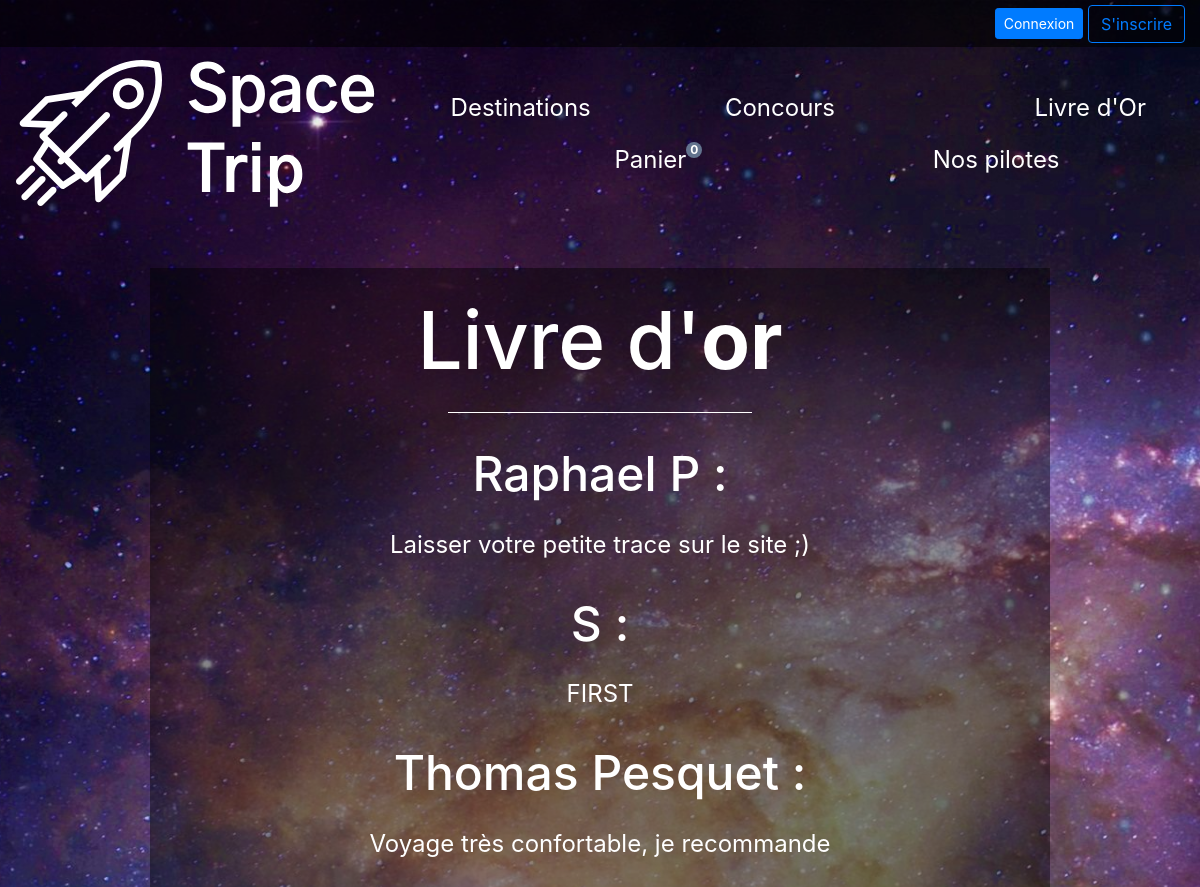
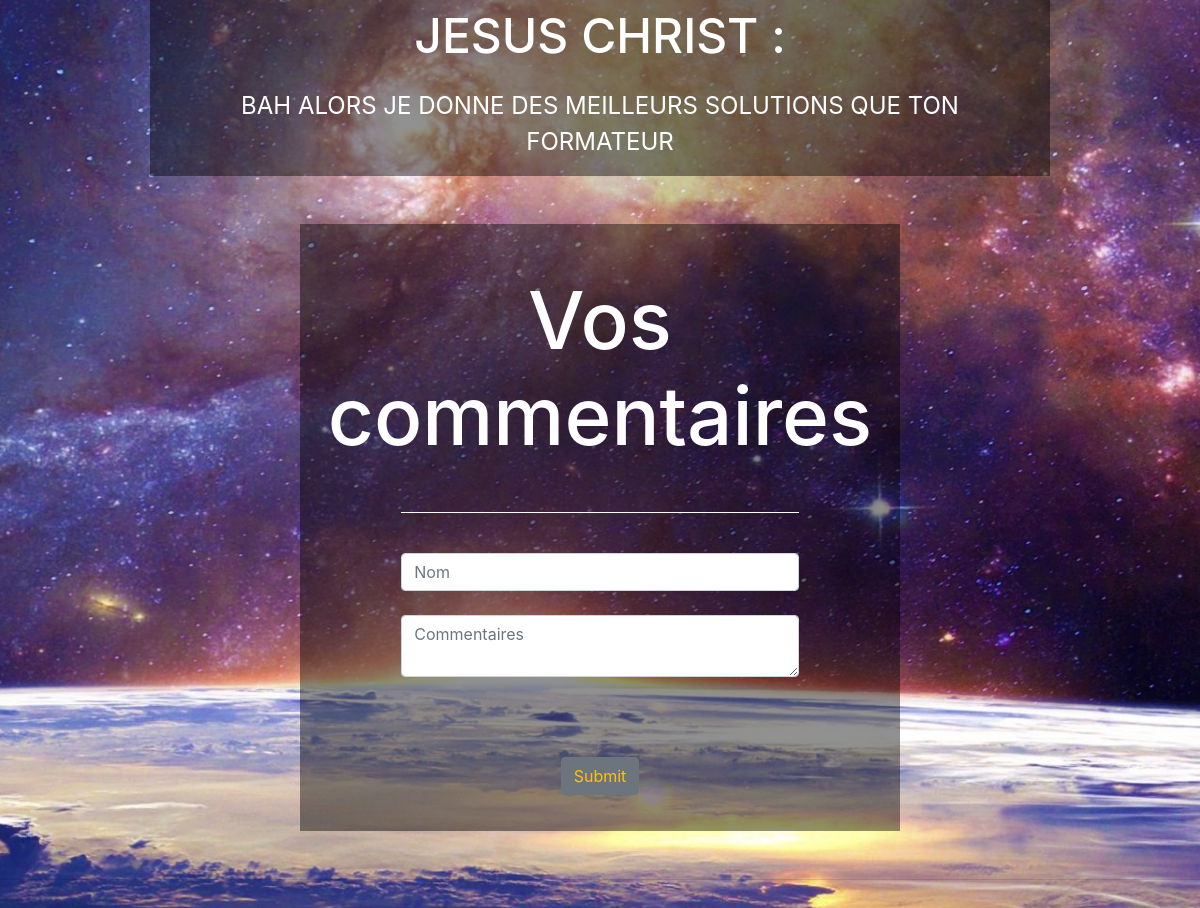
The page /livredor.php on the database its author committed (2 pictures, top to bottom).
### tables this page shows
CREATE TABLE IF NOT EXISTS `livredor` (
  `id` int(11) NOT NULL AUTO_INCREMENT,
  `nom` varchar(255) NOT NULL,
  `commentaire` text NOT NULL,
  PRIMARY KEY (`id`)
);

### livredor.php (the view, shortened to what this page needs)
<!DOCTYPE html>
<html lang="fr">
<head>
    <link rel="stylesheet" href="https://maxcdn.bootstrapcdn.com/bootstrap/4.5.2/css/bootstrap.min.css">
    <link rel="stylesheet" href="CSS/style2.css">
</head>
<body>
    <?php
    require 'headerDB.php';
    $reponse = $bdd->query('SELECT * FROM livredor');
    ?>
    <?php include("header.php") ?>
    <div class="row d-flex justify-content-center w-75 mx-auto">
        <div class=" h-40 mt-5 container-fluid pt-4 blackB">
            <div class="row">
                <h1 class="col text-center h1r">Livre d'<strong>or</strong></h1>
            </div>
            <hr class='hr1'>
            <?php while ($donnees = $reponse->fetch()) {
                echo "<div class='row pt-3'>";
                echo "<h3 class='col text-center'>" . $donnees['nom'] . " : </h3>";
                echo "</div>";
                echo "<div class='row pt-3'>";
                echo "<p class='col text-center'>" . $donnees['commentaire'] . "</p>";
                echo "</div>";
            }
            ?>
        </div>
    </div>
    <div class="row my-5 d-flex justify-content-center w-75 mx-auto">
        <div class="container blackB col-xl-8 col-lg-12 h-50 align-self-center">
            <h1 class="text-center text-white h-25 my-5">Vos commentaires</h1>
            <hr class="hr3">
            <div class="row w-75 mx-auto h-50">
                <div class="col-12">
                    <form action="livredor.php" method="POST">
                        <div>
                            <input type="text" class="form-control" name="nom" id="depart" placeholder="Nom">
                        </div>
                        <div>
                            <textarea class="form-control" id="date" name="commentaire" placeholder="Commentaires"></textarea>
                        </div><br>
                        <div class="row pt-3 pb-3">
                            <div class="col text-center butenvoie">
                                <input type="submit" class="btn btn-secondary text-warning"></input>
                            </div>
                        </div>
                    </form>
                </div>
            </div>
        </div>
    </div>
    <?php include("footer.php") ?>
</body>
</html>

### header.php (shortened to what this page needs)
<header>
    <?php
    if (isset($_SESSION["panier"])) {
        $totalquantity = count($_SESSION["panier"]);
    } else {
        $totalquantity = 0;
    }
    ?>
    <div class="bs-example headerco">
    <div class="container-fluid">
        <div class="row">
            <div class="col-md-12 text-right">
                <input class="btn btn-primary btn-sm mt-2 mb-2" type="button" value="Connexion" onclick="window.location.href='login.php'"></input>
                <input class="btn btn-outline-primary" type="button" value="S'inscrire" onclick="window.location.href='register.php'"></input>
            </div>
        </div>
    </div>
    </div>
    <nav class="navbar navbar-expand-md  navbar-dark">
        <a class="navbar-brand" href="index.php"><img src="IMG/logo.svg" alt="Logo" id="img_logo"></a>
        <div class="collapse navbar-collapse d-md-flex flex-column" id="collapsibleNavbar">
            <ul class="col navbar-nav" id="navbar_espace">
                <li class="col-4 nav-item text-center">
                    <a class="nav-link text-white" href="destinations.php">Destinations</a>
                </li>
                <li class="col-4 nav-item text-center">
                    <a class="nav-link text-white" href="concours.php">Concours</a>
                </li>
                <li class="col-4 nav-item text-right">
                    <a class="nav-link text-white" href="livredor.php">Livre d'Or</a>
                </li>
            </ul>
            <ul class="col navbar-nav m-0">
                <li class="col-8 nav-item">
                    <a class="nav-link text-center text-white" href="addpanier.php">Panier<span id="pastille"><?php echo $totalquantity; ?></span></a>
                </li>
                <li class="col-3 nav-item">
                    <a class="nav-link text-white" href="pilote.php">Nos pilotes</a>
                </li>
            </ul>
</header>

### footer.php (shortened to what this page needs)
<footer>
    <hr>
</footer>

### CSS/style2.css (style rules this page uses)
html, body { height: 100%; width: 100%; }
body { background-image: url('../IMG/galaxy-3608029.jpeg'); color: none; background-repeat: no-repeat; background-attachment: fixed; background-size: cover; background-position: center; overflow-x: hidden; }
.blackB { background-color: rgba(0, 0, 0, 0.431); }
.nav-item { background-color: transparent; }
footer { background-image: linear-gradient(rgba(255, 255, 255, 0.4), rgba(0, 0, 0, 1.5)), }
.hr1 { margin-top: 1rem; margin-bottom: 1rem; border: 0; border-top: 1px solid; color: white; width: 35%; }
.hr3 { margin-top: 1rem; margin-bottom: 1rem; border: 0; border-top: 1px solid; color: white; width: 70%; }
.butenvoie { padding-top: 40px; padding-bottom: 20px; }
p, ul, li { color: #fff; font-size: 1.5rem; }
h1 { color: #fff; font-size: 2rem; }
h3 { color: #fff; font-size: 2.5rem; }
#img_logo { width: 100%; }
@media (min-width: 768px) { h1 { font-size: 2.5rem; } }
h3 { font-size: 1rem; }
@media (min-width: 992px) { h1 { font-size: 3rem; } }
@media (min-width: 992px) { h3 { font-size: 3rem; } }
@media (min-width: 1200px) { h1 { font-size: 5rem; } }
@media (min-width: 1200px) { h3 { font-size: 3rem; } }
#pastille { display: inline-block; text-align: center; background-color: #63748e; border-radius: 50%; color: #fff; font-size: 12px; line-height: 16px; width: 16px; height: 16px; font-weight: 700; position: absolute; }
.headerco { background-color: rgba(0, 0, 0, 0.59); }

### rows shown on the page
livredor: nom "Raphael P", commentaire "Laisser votre petite trace sur le site ;)"
livredor: nom "S", commentaire "FIRST"
livredor: nom "Thomas Pesquet", commentaire "Voyage très confortable, je recommande"
livredor: nom "JESUS CHRIST", commentaire "BAH ALORS JE DONNE DES MEILLEURS SOLUTIONS QUE TON FORMATEUR"

### other values the page prints
$totalquantity "0"
